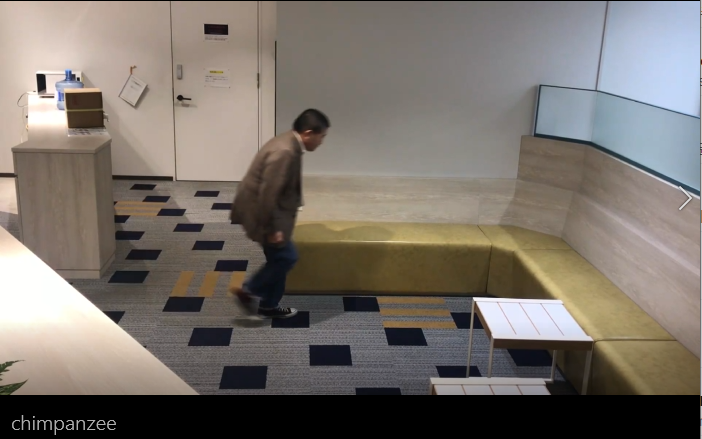
#> input picture dataset/chimpanzee.png, 702 x 439 px
$ jupyter execute Untitled.ipynb   (shell and % lines are left out)
#> lines starting #> are read from the running program, lines starting #| are printed output that depends on the picture
[cell 1]
import matplotlib.pyplot as plt
import numpy as np
import glob
import cv2
from skimage.util.shape import view_as_windows

[cell 2]
image = cv2.imread('chimpanzee.png')
#> image is the input picture: shape (439, 702, 3); mean B, G, R 106.8, 113.9, 121.2

[cell 3]
plt.imshow(image)

[cell 4]
b = view_as_windows(image, (88, 88, 3), 88)

[cell 5]
c = b.reshape(-1, 88, 88, 3)

[cell 6]
plt.imshow(c[1, :, :, :])
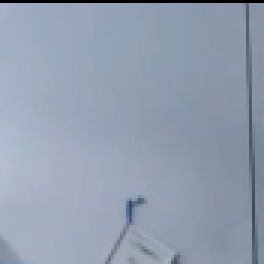
#> shown: shape (88, 88, 3) (shown 3 times larger); mean R, G, B 146.1, 157.9, 175.4
